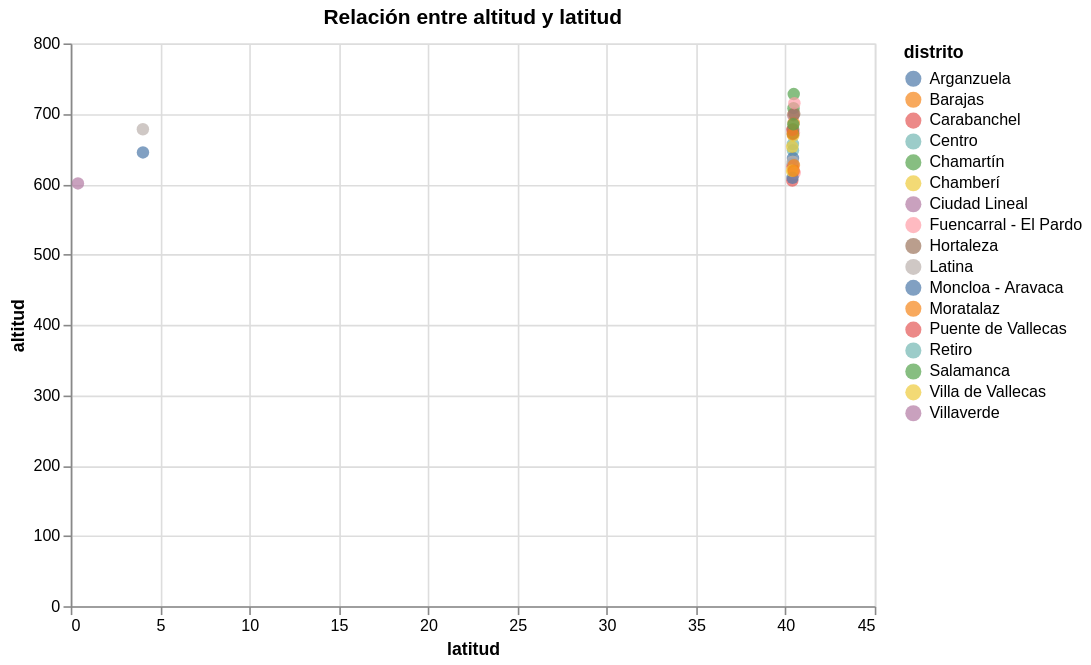

Notebook code for this chart:
### Code cell
#DISPERSIÓN: Altitud vs Latitud 

chart_alt_lat = alt.Chart(df_05).mark_circle(size=60).encode(
    x='latitud:Q',
    y='altitud:Q',
    color='distrito:N',
    tooltip=['estacion','nombre','distrito','altitud']
).properties(
    title='Relación entre altitud y latitud',
    width=500,
    height=350
)

chart_alt_lat

### Figure 1 — Vega specification as saved in the notebook (floating-point values rounded to 4 significant figures)
{"$schema": "https://vega.github.io/schema/vega/v5.json", "data": [{"name": "source_0", "values": [{"altitud": 648, "distrito": "Centro", "estacion": "RF-01", "latitud": 40.42, "nombre": "Paseo de Recoletos"}, {"altitud": 629, "distrito": "Retiro", "estacion": "RF-02", "latitud": 40.41, "nombre": "Carlos V"}, {"altitud": 657, "distrito": "Centro", "estacion": "RF-03", "latitud": 40.42, "nombre": "Plaza del Carmen"}, {"altitud": 637, "distrito": "Moncloa - Aravaca", "estacion": "RF-04", "latitud": 40.42, "nombre": "Plaza de España"}, {"altitud": 673, "distrito": "Fuencarral - El Pardo", "estacion": "RF-05", "latitud": 40.48, "nombre": "Barrio del Pilar"}, {"altitud": 669, "distrito": "Chamberí", "estacion": "RF-06", "latitud": 40.44, "nombre": "Gregorio Marañón"}, {"altitud": 672, "distrito": "Salamanca", "estacion": "RF-08", "latitud": 40.42, "nombre": "Escuelas Aguirre"}, {"altitud": 699, "distrito": "Chamberí", "estacion": "RF-10", "latitud": 40.45, "nombre": "Cuatro Caminos"}, {"altitud": 708, "distrito": "Chamartín", "estacion": "RF-11", "latitud": 40.45, "nombre": "Ramón y Cajal"}, {"altitud": 678, "distrito": "Salamanca", "estacion": "RF-12", "latitud": 40.43, "nombre": "Manuel Becerra"}, {"altitud": 677, "distrito": "Puente de Vallecas", "estacion": "RF-13", "latitud": 40.39, "nombre": "Vallecas"}, {"altitud": 605, "distrito": "Carabanchel", "estacion": "RF-14", "latitud": 40.38, "nombre": "Plaza Elíptica"}, {"altitud": 698, "distrito": "Ciudad Lineal", "estacion": "RF-16", "latitud": 40.44, "nombre": "Arturo Soria"}, {"altitud": 601, "distrito": "Villaverde", "estacion": "RF-17", "latitud": 0.4035, "nombre": "Villaverde"}, {"altitud": 625, "distrito": "Carabanchel", "estacion": "RF-18", "latitud": 40.39, "nombre": "Farolillo"}, {"altitud": 632, "distrito": "Latina", "estacion": "RF-19", "latitud": 40.41, "nombre": "Alto Extremadura"}, {"altitud": 671, "distrito": "Moratalaz", "estacion": "RF-20", "latitud": 40.41, "nombre": "Avenida de Moratalaz"}, {"altitud": 645, "distrito": "Moncloa - Aravaca", "estacion": "RF-24", "latitud": 4.042, "nombre": "Casa de Campo"}, {"altitud": 653, "distrito": "Villa de Vallecas", "estacion": "RF-25", "latitud": 40.38, "nombre": "Santa Eugenia"}, {"altitud": 618, "distrito": "Barajas", "estacion": "RF-26", "latitud": 40.46, "nombre": "Embajada"}, {"altitud": 627, "distrito": "Barajas", "estacion": "RF-27", "latitud": 40.48, "nombre": "Barajas Pueblo"}, {"altitud": 678, "distrito": "Latina", "estacion": "RF-28", "latitud": 4.038, "nombre": "Cuatro Vientos"}, {"altitud": 616, "distrito": "Fuencarral - El Pardo", "estacion": "RF-29", "latitud": 40.52, "nombre": "El Pardo"}, {"altitud": 687, "distrito": "Barajas", "estacion": "RF-30", "latitud": 40.46, "nombre": "Campo de las Naciones"}, {"altitud": 700, "distrito": "Hortaleza", "estacion": "RF-31", "latitud": 40.49, "nombre": "Sanchinarro"}, {"altitud": 609, "distrito": "Arganzuela", "estacion": "RF-47", "latitud": 40.4, "nombre": "Mendez Álvaro"}, {"altitud": 685, "distrito": "Chamartín", "estacion": "RF-48", "latitud": 40.44, "nombre": "Castellana"}, {"altitud": 728, "distrito": "Chamartín", "estacion": "RF-50", "latitud": 40.47, "nombre": "Plaza de Castilla"}, {"altitud": 619, "distrito": "Villa de Vallecas", "estacion": "RF-54", "latitud": 40.37, "nombre": "Ensanche de Vallecas"}, {"altitud": 619, "distrito": "Barajas", "estacion": "RF-55", "latitud": 40.46, "nombre": "Urb Embajada 2"}, {"altitud": 715, "distrito": "Fuencarral - El Pardo", "estacion": "RF-86", "latitud": 40.5, "nombre": "Tres Olivos"}]}, {"name": "source_0_x_domain_latitud", "values": [{"min": 0.4035, "max": 40.52}]}, {"name": "source_0_y_domain_altitud", "values": [{"min": 601, "max": 728}]}, {"name": "source_0_color_domain_distrito", "values": [{"distrito": "Centro"}, {"distrito": "Retiro"}, {"distrito": "Moncloa - Aravaca"}, {"distrito": "Fuencarral - El Pardo"}, {"distrito": "Chamberí"}, {"distrito": "Salamanca"}, {"distrito": "Chamartín"}, {"distrito": "Puente de Vallecas"}, {"distrito": "Carabanchel"}, {"distrito": "Ciudad Lineal"}, {"distrito": "Villaverde"}, {"distrito": "Latina"}, {"distrito": "Moratalaz"}, {"distrito": "Villa de Vallecas"}, {"distrito": "Barajas"}, {"distrito": "Hortaleza"}, {"distrito": "Arganzuela"}]}], "marks": [{"type": "symbol", "name": "marks", "from": {"data": "source_0"}, "encode": {"update": {"tooltip": {"signal": "{\"estacion\": isValid(datum[\"estacion\"]) ? datum[\"estacion\"] : \"\"+datum[\"estacion\"], \"nombre\": isValid(datum[\"nombre\"]) ? datum[\"nombre\"] : \"\"+datum[\"nombre\"], \"distrito\": isValid(datum[\"distrito\"]) ? datum[\"distrito\"] : \"\"+datum[\"distrito\"], \"altitud\": format(datum[\"altitud\"], \"\")}"}, "fill": {"field": "distrito", "scale": "color"}, "opacity": {"value": 0.7}, "x": {"field": "latitud", "scale": "x"}, "y": {"field": "altitud", "scale": "y"}, "size": {"value": 60}, "shape": {"value": "circle"}}}, "style": ["circle"]}], "scales": [{"name": "x", "type": "linear", "domain": [{"signal": "(data(\"source_0_x_domain_latitud\")[0] || {}).min"}, {"signal": "(data(\"source_0_x_domain_latitud\")[0] || {}).max"}], "range": [0, {"signal": "width"}], "nice": true, "zero": true}, {"name": "y", "type": "linear", "domain": [{"signal": "(data(\"source_0_y_domain_altitud\")[0] || {}).min"}, {"signal": "(data(\"source_0_y_domain_altitud\")[0] || {}).max"}], "range": [{"signal": "height"}, 0], "nice": true, "zero": true}, {"name": "color", "type": "ordinal", "domain": {"data": "source_0_color_domain_distrito", "field": "distrito", "sort": true}, "range": "category"}], "axes": [{"scale": "x", "gridScale": "y", "tickCount": {"signal": "ceil(width/40)"}, "ticks": false, "grid": true, "aria": false, "zindex": 0, "minExtent": 0, "domain": false, "maxExtent": 0, "orient": "bottom", "labels": false}, {"scale": "y", "orient": "left", "ticks": false, "zindex": 0, "maxExtent": 0, "labels": false, "domain": false, "minExtent": 0, "gridScale": "x", "grid": true, "tickCount": {"signal": "ceil(height/40)"}, "aria": false}, {"scale": "x", "labelFlush": true, "tickCount": {"signal": "ceil(width/40)"}, "title": "latitud", "orient": "bottom", "labelOverlap": true, "grid": false, "zindex": 0}, {"scale": "y", "tickCount": {"signal": "ceil(height/40)"}, "labelOverlap": true, "orient": "left", "title": "altitud", "zindex": 0, "grid": false}], "title": {"text": "Relación entre altitud y latitud", "frame": "group"}, "legends": [{"fill": "color", "symbolType": "circle", "title": "distrito", "encode": {"symbols": {"update": {"opacity": {"value": 0.7}}}}}], "padding": 5, "background": "white", "width": 500, "style": "cell", "height": 350}
